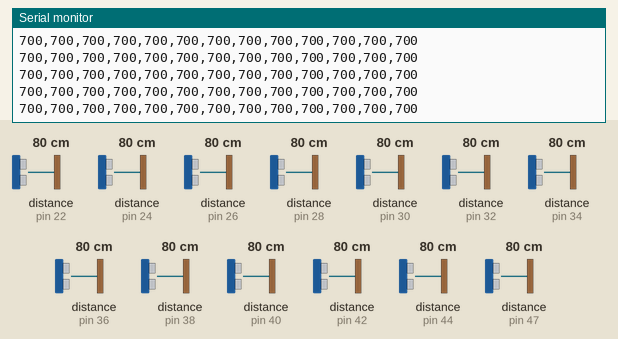
This sketch was run on a simulated Arduino Mega 2560, built with avr-gcc and run on an emulated ATmega2560. Parts: the last lines printed to the serial monitor. Wiring (inferred from the names in the program): 10 × ultrasonic range finder: trigger pin 2, echo pin 22 / trigger pin 3, echo pin 24 / trigger pin 4, echo pin 26 / trigger pin 5, echo pin 28 / trigger pin 6, echo pin 30 / trigger pin 7, echo pin 32 / trigger pin 8, echo pin 34 / trigger pin 9, echo pin 36 / trigger pin 10, echo pin 38 / trigger pin 11, echo pin 40. The inputs (shaded band) are chosen by the test bench; at power-on: distance to the obstacle (sensors on pin 22, pin 24, pin 26, pin 28, pin 32, pin 44, pin 30, pin 34, pin 36, pin 38, pin 40, pin 42, pin 47) 80 cm. The echo pulse lasts 58.3 µs per cm.

Above: at 2.6 s.
2.7 s: distance to the obstacle (sensor on pin 22) set to 35 cm
At 3.17 s:
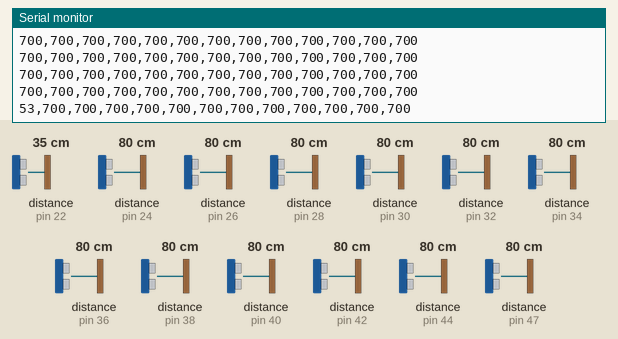
5.7 s: distance to the obstacle (sensor on pin 24) set to 2 cm
At 5.73 s:
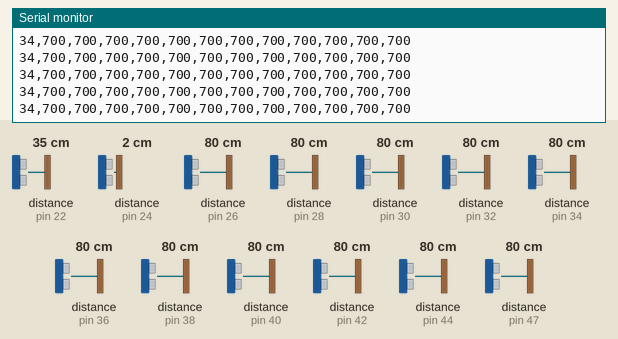
8.7 s: distance to the obstacle (sensor on pin 26) set to 2 cm
At 8.73 s:
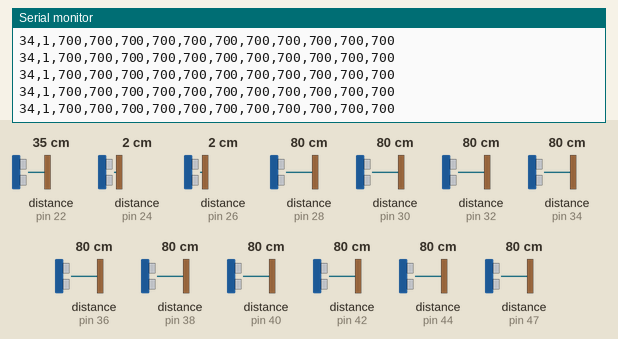
11.7 s: distance to the obstacle (sensor on pin 28) set to 2 cm
At 11.81 s:
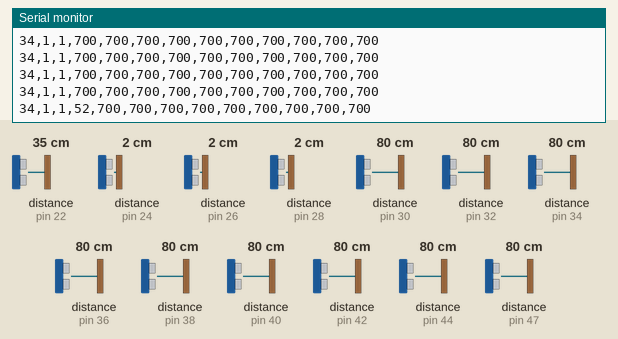
14.7 s: distance to the obstacle (sensor on pin 32) set to 18 cm
At 14.8 s:
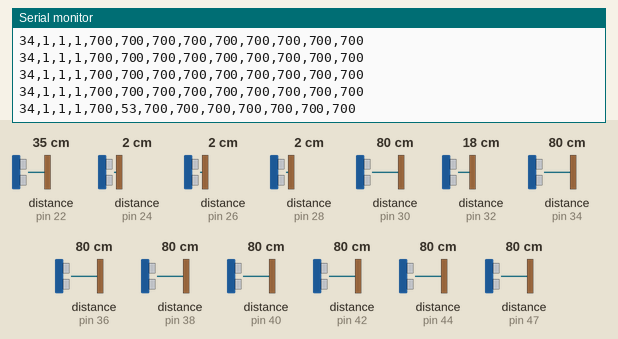
17.7 s: distance to the obstacle (sensor on pin 44) set to 60 cm
At 17.72 s:
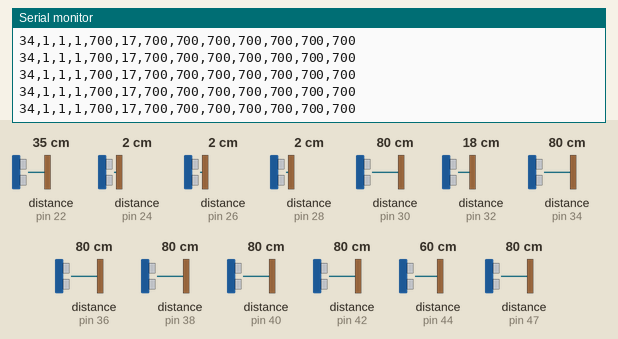
Timing chart, 0 to 20.7 s (numbered marks = the images above; inputs shaded):
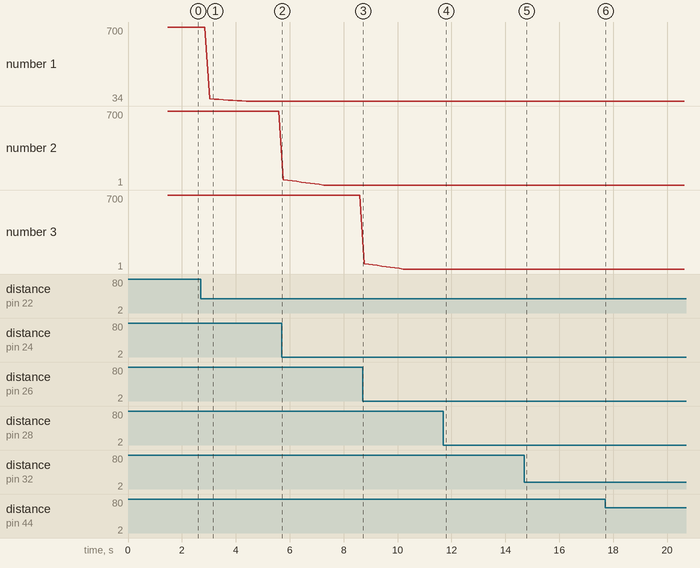

Measured:
- after the input at 2.7 s, the serial monitor: prints a new line after 0.33 s (image 1)
- plotted number 1: 700 → 34 after the input at 2.7 s
- plotted number 2: 700 → 1 after the input at 5.7 s

The sketch:

Object_oriented_distance_sensor_V2.ino
```cpp
//*** LIBRAIRIES ***
#include "Distance_sensor.h"

//*** ATTRIBUTS ***
#define pin_trig_sensor_1 2
#define pin_echo_sensor_1 22

#define pin_trig_sensor_2 3
#define pin_echo_sensor_2 24

#define pin_trig_sensor_3 4
#define pin_echo_sensor_3 26

#define pin_trig_sensor_4 5
#define pin_echo_sensor_4 28

#define pin_trig_sensor_5 6
#define pin_echo_sensor_5 30

#define pin_trig_sensor_6 7
#define pin_echo_sensor_6 32

#define pin_trig_sensor_7 8
#define pin_echo_sensor_7 34

#define pin_trig_sensor_8 9
#define pin_echo_sensor_8 36

#define pin_trig_sensor_9 10
#define pin_echo_sensor_9 38

#define pin_trig_sensor_10 11
#define pin_echo_sensor_10 40

#define pin_trig_sensor_11 12
#define pin_echo_sensor_11 42

#define pin_trig_sensor_12 13
#define pin_echo_sensor_12 44

#define pin_trig_sensor_13 45
#define pin_echo_sensor_13 47


Distance_sensor sensor_1(pin_trig_sensor_1, pin_echo_sensor_1, 800);
Distance_sensor sensor_2(pin_trig_sensor_2, pin_echo_sensor_2, 800);
Distance_sensor sensor_3(pin_trig_sensor_3, pin_echo_sensor_3, 800);
Distance_sensor sensor_4(pin_trig_sensor_4, pin_echo_sensor_4, 800);
Distance_sensor sensor_5(pin_trig_sensor_5, pin_echo_sensor_5, 800);
Distance_sensor sensor_6(pin_trig_sensor_6, pin_echo_sensor_6, 800);
Distance_sensor sensor_7(pin_trig_sensor_7, pin_echo_sensor_7, 800);
Distance_sensor sensor_8(pin_trig_sensor_8, pin_echo_sensor_8, 800);
Distance_sensor sensor_9(pin_trig_sensor_9, pin_echo_sensor_9, 800);
Distance_sensor sensor_10(pin_trig_sensor_10, pin_echo_sensor_10, 800);
Distance_sensor sensor_11(pin_trig_sensor_11, pin_echo_sensor_11, 800);
Distance_sensor sensor_12(pin_trig_sensor_12, pin_echo_sensor_12, 800);
Distance_sensor sensor_13(pin_trig_sensor_13, pin_echo_sensor_13, 800);


Distance_sensor distance_sensors[] = {
  sensor_1,
  sensor_2,
  sensor_3,
  sensor_4,
  sensor_5,
  sensor_6,
  sensor_7,
  sensor_8,
  sensor_9,
  sensor_10,
  sensor_11,
  sensor_12,
  sensor_13
};

int incomingByte = 0;
//String incomingByte = "";

uint32_t sensors_distances_measuremes[1];

void setup() {
  Serial.begin(115200);
  Serial.println("1,1,1,1,1,1,1,1,1,1,1,1");

  Serial.print("******* CALIBRATION *******");
  delay(1000);
  for (int i = 0; i < 13; i++) {
    Serial.print("Sensor ");
    Serial.println(i);
    distance_sensors[i].calibrate_max_distance();
  }
}

void loop() {
  for (int i = 0; i < 13; i++) {
    Serial.print((String)distance_sensors[i].get_distance_measurement());
    if (i < 12) {
      Serial.print(",");
    }
    delay(8);
  }
  Serial.println();
/*
  Serial.setTimeout(1);
  if (Serial.available()) {
    incomingByte = Serial.readString().toInt();

    if (incomingByte == 111) {
      Serial.print("******* CALIBRATION *******");
      for (int i = 0; i < 13; i++) {
        distance_sensors[i].calibrate_max_distance();
      }
    }
  }
  */
}
```

Distance_sensor.cpp
```cpp
#include "Distance_sensor.h"
#include <arduino.h>

//*** CONSTRUCTOR ***
Distance_sensor::Distance_sensor (int pin_trig, int pin_echo, int maxDistance) {
  this -> pin_trig = pin_trig;
  this -> pin_echo = pin_echo;
  pinMode(pin_trig, OUTPUT);
  pinMode(pin_echo, INPUT);

  this -> maxDistance = maxDistance;

  for (int i = 0; i < numReadings; i++){
    readings [i] = 150;
  }
  total = 150 * numReadings;
}

//*** FUNCTIONS ***

uint32_t Distance_sensor::get_distance_measurement(){
  uint32_t old_measured_distance = measured_distance;
  // Clears the trigPin
  digitalWrite(pin_trig, LOW);
  delayMicroseconds(10);
  // Sets the pin_trig on HIGH state for 10 micro seconds
  digitalWrite(pin_trig, HIGH);
  delayMicroseconds(10);
  digitalWrite(pin_trig, LOW);
  // Reads the echoPin, returns the sound wave travel time in microseconds
  sound_journey_duration = pulseIn(pin_echo, HIGH, 25000);
  // Calculating the distance
  measured_distance = sound_journey_duration * 0.034 / 2;
  //measured_distance = sound_journey_duration / 29 / 2;
  // Prints the distance on the Serial Monitor


  //--- Ignore extrem values and  ---
  if (measured_distance > maxDistance){
    measured_distance = maxDistance;
  }else if (measured_distance < 1){
    measured_distance = old_measured_distance + 10;
  }
  old_measured_distance = measured_distance;

  //--- Make average and keep values between min and max ---
  measured_distance = this -> compute_sliding_mean(measured_distance);
  if (measured_distance >= maxDistance){
    measured_distance = 700;
  }else if (measured_distance < 1){
    measured_distance = old_measured_distance;
  }

  return(measured_distance);
}


uint32_t Distance_sensor::compute_sliding_mean(long distance){
  ////Perform average on sensor readings
  long average;
  // subtract the last reading:
  total = total - readings[readIndex];
  // read the sensor:
  readings[readIndex] = distance;
  // add value to total:
  total = total + readings[readIndex];
  // handle index
  readIndex = readIndex + 1;
  if (readIndex >= numReadings) {
    readIndex = 0;
  }
  // calculate the average:
  average = total / numReadings;

  return average;
}


void Distance_sensor::calibrate_max_distance(){
  uint32_t total = 0;
  delay(20);
  //for (int i = 0; i < 20; i++){
    digitalWrite(pin_trig, LOW);
    delayMicroseconds(10);
    digitalWrite(pin_trig, HIGH);
    delayMicroseconds(10);
    digitalWrite(pin_trig, LOW);
    sound_journey_duration = pulseIn(pin_echo, HIGH);
    measured_distance = sound_journey_duration * 0.034 / 2;
    total += measured_distance;
    delay(10);
  //}

  //maxDistance = (total / 20) - 30;
    maxDistance = total - 20;

  if (maxDistance > 700){
    Serial.println("Try again - too big");
    if (calibrationTryingCounter < 3){
      calibrationTryingCounter++;
      calibrate_max_distance();
      return;
    }
    else{
      maxDistance = 700;
    }
  }

  if (maxDistance < 10){
    Serial.println("Try again - too few");
    if (calibrationTryingCounter < 3){
      calibrationTryingCounter++;
      calibrate_max_distance();
      return;
    }
    else{
      maxDistance = 700;
    }
  }
  Serial.println(maxDistance);
}
```

Distance_sensor.h
```cpp
#ifndef Distance_sensor_h
#define Distance_sensor_h

const int numReadings = 10;

//*** LIBRARIES ***
#include <arduino.h>

class Distance_sensor
{
  public:
  //*** CONSTRUCTOR ***
  Distance_sensor (int pin_trig, int pin_echo, int maxDistance);

  //*** PUBLIC FUNCTIONS ***
  uint32_t get_distance_measurement();
  void calibrate_max_distance();

  //*** PUBLIC VARIABLES ***
  int pin_trig;
  int pin_echo;
  int calibrationTryingCounter = 0;

  private:
  //*** PRIVATE FUNCTIONS ***
  uint32_t compute_sliding_mean(long distance);

  //*** PRIVATE VARIABLES ***
  uint32_t measured_distance;
  uint32_t sound_journey_duration;
  int maxDistance;


  // Variables for the sliding mean computation
  int readings [numReadings];
  int readIndex = 0;
  long total = 0;
};

#endif
```
